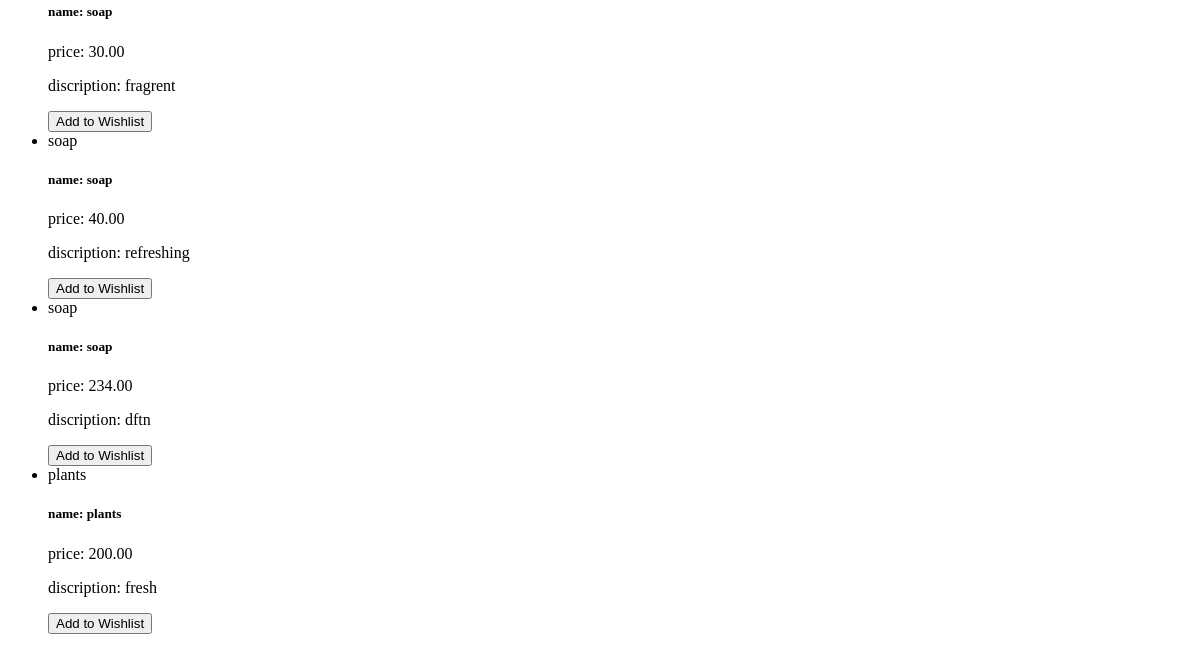
Before: /user_home/ (lower part) with the older database file.
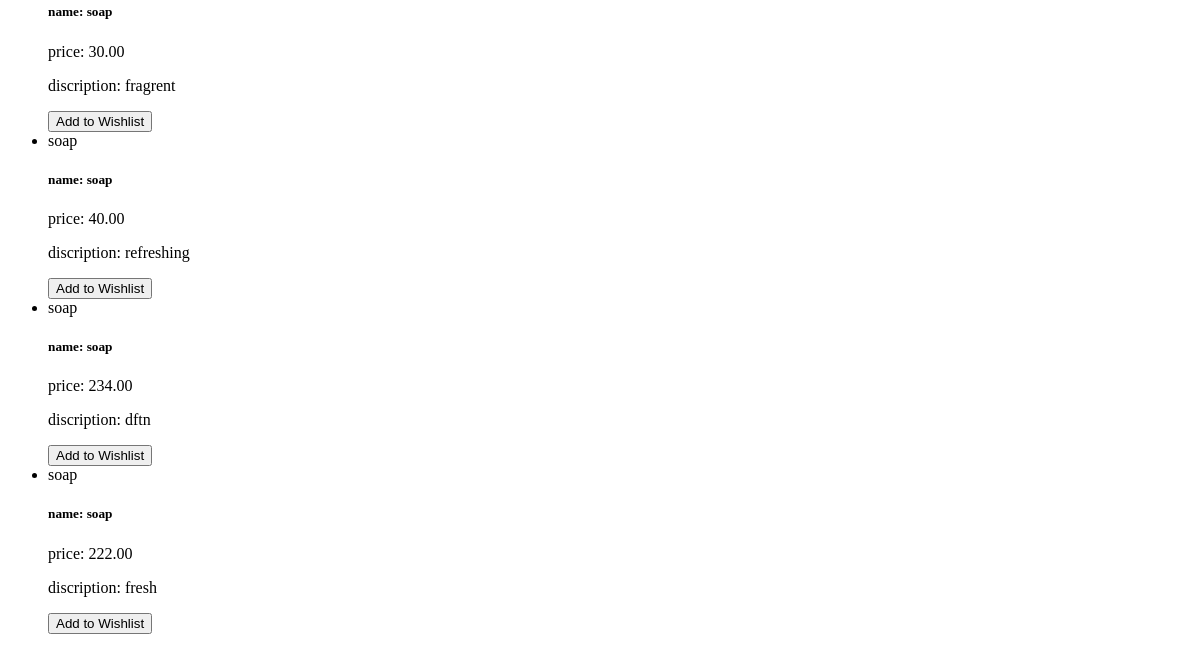
After: the same page with the newer database file.
### project1app/models.py (models this page shows)
class Product(models.Model):
    name = models.CharField(max_length=100)
    description = models.TextField()
    price = models.DecimalField(max_digits=10, decimal_places=2)
    dealer = models.ForeignKey(User, on_delete=models.CASCADE, null=True, blank=True)

### project1app/views.py (the view)
# urls.py: path('user_home/', views.user_home, name='user_home'),
def user_home(request):
    products = Product.objects.all()
    return render(request, 'user_home.html',{'products':products})

### project1app/templates/user_home.html (shortened to what this page needs)
<!DOCTYPE html>
<html lang="en">
<head>
</head>
<body>
    <ul>
        {% for product in products %}
            <li>{{ product.name }}</li>
            <div class="col">
                <div class="card" style="width: 20rem;">
                    <div class="card-body">
                        <h5 class="card-title">name: {{ product.name }}</h5>
                        <p class="card-text">price: {{ product.price }}</p>
                        <p class="card-text">discription: {{ product.description }}</p>
                        <form method="post" action="{% url 'addwishlist' product.id %}" style="display: inline;">
                            <button type="submit" class="btn btn-info">Add to Wishlist</button>
                        </form>
                    </div>
                </div>
            </div>
        {% endfor %}
    </ul>
</body>
</html>

Changed rows visible on the page:
removed Product: name "plants", price "200.00", description "fresh"
added Product: name "soap", price "222.00", description "fresh"
